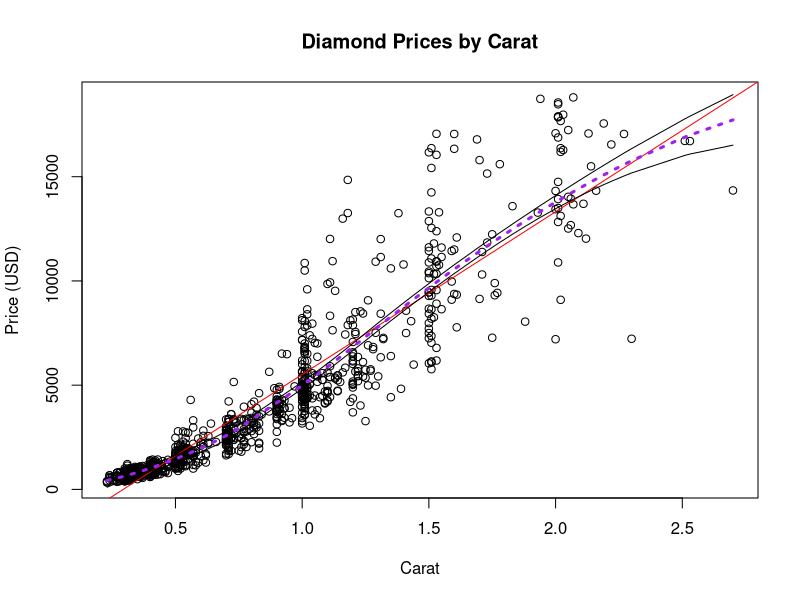

Write the R code that produced this figure.
# setup
graphics.off()
rm(list=ls())
library(tidyverse)

# Part 1. Preparing the data
  #1. Exploring the Diamonds dataset
  ?diamonds
  
  #2. reducing dimensionality
  dim(diamonds)
  d <- sample_n(diamonds, 1000) |> 
    arrange(carat)
  
  #3. scatterplot where x is carat and y is price
  plot(x=d$carat, y=d$price, xlab = "Carat", ylab = "Price (USD)", main = "Diamond Prices by Carat")
  
# Part 2. Modelling the data
  #4. creating a linear model predicting price from carat
  m <- lm(d$price ~ d$carat)
  abline(m, col="red")
  
  #5. Statistical summary of model
  summary(m)
    # 86.55% percent of variance explained by this linear model
    # p-value < 0.00000001, 

  #6. creating a loess model
  mod <- loess(d$price ~ d$carat)
  yfit <- predict(mod, se = TRUE)
  lines(x= d$carat, y = yfit$fit, col = "purple", lty = 3, lwd = 3)
  
  #8. adding 95% confidence intervals
  lines(d$carat, mod$fit + qt(0.975, yfit$df)*yfit$se.fit)
  lines(d$carat, mod$fit - qt(0.975, yfit$df)*yfit$se.fit)
  
  
  
  
  
  
  
  
  
  
  
  
  
  
  
  
  
  
  
  
  
  